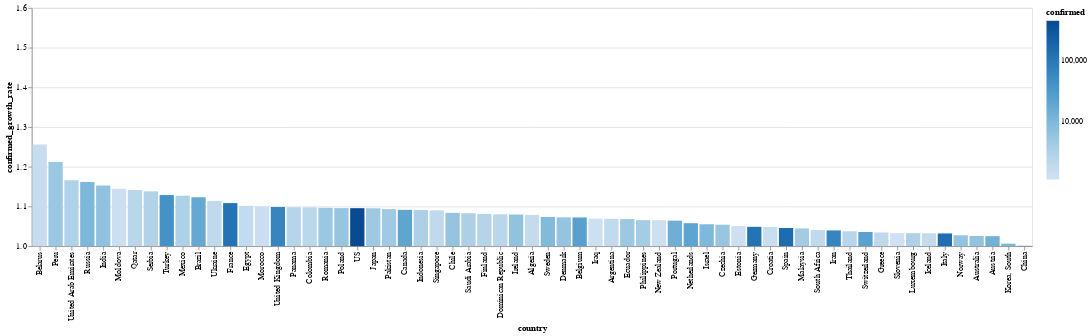

Source (notebook cell):
### Markdown cell above
# Tasa de contagios por país

El color corresponde con la cantidad de casos confirmados

### Code cell
today_df = global_df[
    (global_df.date == global_df.date.max()) & 
    (global_df.confirmed > 1000)
]


alt.Chart(today_df).mark_bar().encode(
    x=alt.X(
        'country', 
        sort=list(
            today_df.set_index('country')
                    .confirmed_growth_rate
                    .sort_values()
                    .index[::-1]
        )
    ),
    y=alt.X(
        'confirmed_growth_rate', 
        scale=alt.Scale(domain=[1, 1.6], clamp=True)
    ),
    color=alt.Color('confirmed', scale=alt.Scale(type='log')),
    tooltip=list(today_df.columns)
)

### Figure 1 — Vega-Lite specification as saved in the notebook (floating-point values rounded to 4 significant figures)
{"config": {"view": {"continuousWidth": 400, "continuousHeight": 300}}, "data": {"name": "data-bb96844bd695269b6cafb2dcbfd0e053"}, "mark": "bar", "encoding": {"color": {"type": "quantitative", "field": "confirmed", "scale": {"type": "log"}}, "tooltip": [{"type": "temporal", "field": "date"}, {"type": "nominal", "field": "country"}, {"type": "quantitative", "field": "confirmed"}, {"type": "quantitative", "field": "recovered"}, {"type": "quantitative", "field": "death"}, {"type": "quantitative", "field": "confirmed_growth_rate"}, {"type": "quantitative", "field": "death_growth_rate"}, {"type": "temporal", "field": "first_infaction_date"}, {"type": "quantitative", "field": "days_from_first_infection"}, {"type": "temporal", "field": "tenth_infaction_date"}, {"type": "quantitative", "field": "days_from_tenth_infection"}, {"type": "temporal", "field": "first_death_date"}, {"type": "quantitative", "field": "days_from_first_death"}, {"type": "temporal", "field": "tenth_death_date"}, {"type": "quantitative", "field": "days_from_tenth_death"}], "x": {"type": "nominal", "field": "country", "sort": ["Belarus", "Peru", "United Arab Emirates", "Russia", "India", "Moldova", "Qatar", "Serbia", "Turkey", "Mexico", "Brazil", "Ukraine", "France", "Egypt", "Morocco", "United Kingdom", "Panama", "Colombia", "Romania", "Poland", "US", "Japan", "Pakistan", "Canada", "Indonesia", "Singapore", "Chile", "Saudi Arabia", "Finland", "Dominican Republic", "Ireland", "Algeria", "Sweden", "Denmark", "Belgium", "Iraq", "Argentina", "Ecuador", "Philippines", "New Zealand", "Portugal", "Netherlands", "Israel", "Czechia", "Estonia", "Germany", "Croatia", "Spain", "Malaysia", "South Africa", "Iran", "Thailand", "Switzerland", "Greece", "Slovenia", "Luxembourg", "Iceland", "Italy", "Norway", "Australia", "Austria", "Korea, South", "China"]}, "y": {"type": "quantitative", "field": "confirmed_growth_rate", "scale": {"clamp": true, "domain": [1, 1.6]}}}, "$schema": "https://vega.github.io/schema/vega-lite/v4.8.1.json", "datasets": {"data-bb96844bd695269b6cafb2dcbfd0e053": [{"date": "2020-04-09T00:00:00", "country": "Algeria", "confirmed": 1666, "recovered": 347, "death": 235, "confirmed_growth_rate": 1.079, "death_growth_rate": 1.156, "first_infaction_date": "2020-02-25T00:00:00", "days_from_first_infection": 44, "tenth_infaction_date": "2020-03-04T00:00:00", "days_from_tenth_infection": 36.0, "first_death_date": "2020-03-12T00:00:00", "days_from_first_death": 28.0, "tenth_death_date": "2020-03-20T00:00:00", "days_from_tenth_death": 20.0}, {"date": "2020-04-09T00:00:00", "country": "Argentina", "confirmed": 1795, "recovered": 365, "death": 72, "confirmed_growth_rate": 1.069, "death_growth_rate": 1.105, "first_infaction_date": "2020-03-03T00:00:00", "days_from_first_infection": 37, "tenth_infaction_date": "2020-03-08T00:00:00", "days_from_tenth_infection": 32.0, "first_death_date": "2020-03-08T00:00:00", "days_from_first_death": 32.0, "tenth_death_date": "2020-03-22T00:00:00", "days_from_tenth_death": 18.0}, {"date": "2020-04-09T00:00:00", "country": "Australia", "confirmed": 6108, "recovered": 1472, "death": 51, "confirmed_growth_rate": 1.026, "death_growth_rate": 1.115, "first_infaction_date": "2020-01-26T00:00:00", "days_from_first_infection": 74, "tenth_infaction_date": "2020-02-01T00:00:00", "days_from_tenth_infection": 68.0, "first_death_date": "2020-03-01T00:00:00", "days_from_first_death": 39.0, "tenth_death_date": "2020-03-26T00:00:00", "days_from_tenth_death": 14.0}, {"date": "2020-04-09T00:00:00", "country": "Austria", "confirmed": 13244, "recovered": 5240, "death": 295, "confirmed_growth_rate": 1.025, "death_growth_rate": 1.093, "first_infaction_date": "2020-02-25T00:00:00", "days_from_first_infection": 44, "tenth_infaction_date": "2020-03-01T00:00:00", "days_from_tenth_infection": 39.0, "first_death_date": "2020-03-12T00:00:00", "days_from_first_death": 28.0, "tenth_death_date": "2020-03-22T00:00:00", "days_from_tenth_death": 18.0}, {"date": "2020-04-09T00:00:00", "country": "Belarus", "confirmed": 1486, "recovered": 139, "death": 16, "confirmed_growth_rate": 1.256, "death_growth_rate": 1.24, "first_infaction_date": "2020-02-28T00:00:00", "days_from_first_infection": 41, "tenth_infaction_date": "2020-03-12T00:00:00", "days_from_tenth_infection": 28.0, "first_death_date": "2020-03-31T00:00:00", "days_from_first_death": 9.0, "tenth_death_date": "2020-04-06T00:00:00", "days_from_tenth_death": 3.0}, {"date": "2020-04-09T00:00:00", "country": "Belgium", "confirmed": 24983, "recovered": 5164, "death": 2523, "confirmed_growth_rate": 1.072, "death_growth_rate": 1.14, "first_infaction_date": "2020-02-04T00:00:00", "days_from_first_infection": 65, "tenth_infaction_date": "2020-03-03T00:00:00", "days_from_tenth_infection": 37.0, "first_death_date": "2020-03-11T00:00:00", "days_from_first_death": 29.0, "tenth_death_date": "2020-03-18T00:00:00", "days_from_tenth_death": 22.0}, {"date": "2020-04-09T00:00:00", "country": "Brazil", "confirmed": 18092, "recovered": 173, "death": 950, "confirmed_growth_rate": 1.123, "death_growth_rate": 1.167, "first_infaction_date": "2020-02-26T00:00:00", "days_from_first_infection": 43, "tenth_infaction_date": "2020-03-06T00:00:00", "days_from_tenth_infection": 34.0, "first_death_date": "2020-03-17T00:00:00", "days_from_first_death": 23.0, "tenth_death_date": "2020-03-20T00:00:00", "days_from_tenth_death": 20.0}, {"date": "2020-04-09T00:00:00", "country": "Canada", "confirmed": 20654, "recovered": 5162, "death": 503, "confirmed_growth_rate": 1.091, "death_growth_rate": 1.204, "first_infaction_date": "2020-01-26T00:00:00", "days_from_first_infection": 74, "tenth_infaction_date": "2020-02-25T00:00:00", "days_from_tenth_infection": 44.0, "first_death_date": "2020-03-09T00:00:00", "days_from_first_death": 31.0, "tenth_death_date": "2020-03-20T00:00:00", "days_from_tenth_death": 20.0}, {"date": "2020-04-09T00:00:00", "country": "Chile", "confirmed": 5972, "recovered": 1274, "death": 57, "confirmed_growth_rate": 1.084, "death_growth_rate": 1.18, "first_infaction_date": "2020-03-03T00:00:00", "days_from_first_infection": 37, "tenth_infaction_date": "2020-03-10T00:00:00", "days_from_tenth_infection": 30.0, "first_death_date": "2020-03-22T00:00:00", "days_from_first_death": 18.0, "tenth_death_date": "2020-03-31T00:00:00", "days_from_tenth_death": 9.0}, {"date": "2020-04-09T00:00:00", "country": "China", "confirmed": 82883, "recovered": 77679, "death": 3339, "confirmed_growth_rate": 1.001, "death_growth_rate": 1.001, "first_infaction_date": "2020-01-22T00:00:00", "days_from_first_infection": 78, "tenth_infaction_date": "2020-01-22T00:00:00", "days_from_tenth_infection": 78.0, "first_death_date": "2020-01-22T00:00:00", "days_from_first_death": 78.0, "tenth_death_date": "2020-01-22T00:00:00", "days_from_tenth_death": 78.0}, {"date": "2020-04-09T00:00:00", "country": "Colombia", "confirmed": 2223, "recovered": 174, "death": 69, "confirmed_growth_rate": 1.098, "death_growth_rate": 1.207, "first_infaction_date": "2020-03-06T00:00:00", "days_from_first_infection": 34, "tenth_infaction_date": "2020-03-13T00:00:00", "days_from_tenth_infection": 27.0, "first_death_date": "2020-03-22T00:00:00", "days_from_first_death": 18.0, "tenth_death_date": "2020-03-30T00:00:00", "days_from_tenth_death": 10.0}, {"date": "2020-04-09T00:00:00", "country": "Croatia", "confirmed": 1407, "recovered": 219, "death": 20, "confirmed_growth_rate": 1.048, "death_growth_rate": 1.17, "first_infaction_date": "2020-02-25T00:00:00", "days_from_first_infection": 44, "tenth_infaction_date": "2020-03-06T00:00:00", "days_from_tenth_infection": 34.0, "first_death_date": "2020-03-19T00:00:00", "days_from_first_death": 21.0, "tenth_death_date": "2020-04-04T00:00:00", "days_from_tenth_death": 5.0}, {"date": "2020-04-09T00:00:00", "country": "Czechia", "confirmed": 5569, "recovered": 301, "death": 112, "confirmed_growth_rate": 1.054, "death_growth_rate": 1.143, "first_infaction_date": "2020-03-01T00:00:00", "days_from_first_infection": 39, "tenth_infaction_date": "2020-03-05T00:00:00", "days_from_tenth_infection": 35.0, "first_death_date": "2020-03-22T00:00:00", "days_from_first_death": 18.0, "tenth_death_date": "2020-03-28T00:00:00", "days_from_tenth_death": 12.0}, {"date": "2020-04-09T00:00:00", "country": "Denmark", "confirmed": 5830, "recovered": 1883, "death": 237, "confirmed_growth_rate": 1.073, "death_growth_rate": 1.099, "first_infaction_date": "2020-02-27T00:00:00", "days_from_first_infection": 42, "tenth_infaction_date": "2020-03-04T00:00:00", "days_from_tenth_infection": 36.0, "first_death_date": "2020-03-14T00:00:00", "days_from_first_death": 26.0, "tenth_death_date": "2020-03-21T00:00:00", "days_from_tenth_death": 19.0}, {"date": "2020-04-09T00:00:00", "country": "Dominican Republic", "confirmed": 2349, "recovered": 80, "death": 118, "confirmed_growth_rate": 1.08, "death_growth_rate": 1.103, "first_infaction_date": "2020-03-01T00:00:00", "days_from_first_infection": 39, "tenth_infaction_date": "2020-03-14T00:00:00", "days_from_tenth_infection": 26.0, "first_death_date": "2020-03-17T00:00:00", "days_from_first_death": 23.0, "tenth_death_date": "2020-03-27T00:00:00", "days_from_tenth_death": 13.0}, {"date": "2020-04-09T00:00:00", "country": "Ecuador", "confirmed": 4965, "recovered": 339, "death": 272, "confirmed_growth_rate": 1.068, "death_growth_rate": 1.128, "first_infaction_date": "2020-03-01T00:00:00", "days_from_first_infection": 39, "tenth_infaction_date": "2020-03-05T00:00:00", "days_from_tenth_infection": 35.0, "first_death_date": "2020-03-14T00:00:00", "days_from_first_death": 26.0, "tenth_death_date": "2020-03-22T00:00:00", "days_from_tenth_death": 18.0}, {"date": "2020-04-09T00:00:00", "country": "Egypt", "confirmed": 1699, "recovered": 348, "death": 118, "confirmed_growth_rate": 1.101, "death_growth_rate": 1.107, "first_infaction_date": "2020-02-14T00:00:00", "days_from_first_infection": 55, "tenth_infaction_date": "2020-03-06T00:00:00", "days_from_tenth_infection": 34.0, "first_death_date": "2020-03-08T00:00:00", "days_from_first_death": 32.0, "tenth_death_date": "2020-03-22T00:00:00", "days_from_tenth_death": 18.0}, {"date": "2020-04-09T00:00:00", "country": "Estonia", "confirmed": 1207, "recovered": 83, "death": 24, "confirmed_growth_rate": 1.051, "death_growth_rate": 1.12, "first_infaction_date": "2020-02-27T00:00:00", "days_from_first_infection": 42, "tenth_infaction_date": "2020-03-10T00:00:00", "days_from_tenth_infection": 30.0, "first_death_date": "2020-03-25T00:00:00", "days_from_first_death": 15.0, "tenth_death_date": "2020-04-02T00:00:00", "days_from_tenth_death": 7.0}, {"date": "2020-04-09T00:00:00", "country": "Finland", "confirmed": 2605, "recovered": 300, "death": 42, "confirmed_growth_rate": 1.081, "death_growth_rate": 1.125, "first_infaction_date": "2020-01-29T00:00:00", "days_from_first_infection": 71, "tenth_infaction_date": "2020-03-05T00:00:00", "days_from_tenth_infection": 35.0, "first_death_date": "2020-03-21T00:00:00", "days_from_first_death": 19.0, "tenth_death_date": "2020-03-29T00:00:00", "days_from_tenth_death": 11.0}, {"date": "2020-04-09T00:00:00", "country": "France", "confirmed": 118781, "recovered": 23413, "death": 12228, "confirmed_growth_rate": 1.108, "death_growth_rate": 1.125, "first_infaction_date": "2020-01-24T00:00:00", "days_from_first_infection": 76, "tenth_infaction_date": "2020-02-08T00:00:00", "days_from_tenth_infection": 61.0, "first_death_date": "2020-02-15T00:00:00", "days_from_first_death": 54.0, "tenth_death_date": "2020-03-07T00:00:00", "days_from_tenth_death": 33.0}, {"date": "2020-04-09T00:00:00", "country": "Germany", "confirmed": 118181, "recovered": 52407, "death": 2607, "confirmed_growth_rate": 1.049, "death_growth_rate": 1.13, "first_infaction_date": "2020-01-27T00:00:00", "days_from_first_infection": 73, "tenth_infaction_date": "2020-02-03T00:00:00", "days_from_tenth_infection": 66.0, "first_death_date": "2020-03-09T00:00:00", "days_from_first_death": 31.0, "tenth_death_date": "2020-03-15T00:00:00", "days_from_tenth_death": 25.0}, {"date": "2020-04-09T00:00:00", "country": "Greece", "confirmed": 1955, "recovered": 269, "death": 87, "confirmed_growth_rate": 1.034, "death_growth_rate": 1.075, "first_infaction_date": "2020-02-26T00:00:00", "days_from_first_infection": 43, "tenth_infaction_date": "2020-03-05T00:00:00", "days_from_tenth_infection": 35.0, "first_death_date": "2020-03-11T00:00:00", "days_from_first_death": 29.0, "tenth_death_date": "2020-03-21T00:00:00", "days_from_tenth_death": 19.0}, {"date": "2020-04-09T00:00:00", "country": "Iceland", "confirmed": 1648, "recovered": 688, "death": 6, "confirmed_growth_rate": 1.032, "death_growth_rate": 1.071, "first_infaction_date": "2020-02-28T00:00:00", "days_from_first_infection": 41, "tenth_infaction_date": "2020-03-03T00:00:00", "days_from_tenth_infection": 37.0, "first_death_date": "2020-03-15T00:00:00", "days_from_first_death": 25.0, "tenth_death_date": "", "days_from_tenth_death": null}, {"date": "2020-04-09T00:00:00", "country": "India", "confirmed": 6725, "recovered": 620, "death": 226, "confirmed_growth_rate": 1.153, "death_growth_rate": 1.183, "first_infaction_date": "2020-01-30T00:00:00", "days_from_first_infection": 70, "tenth_infaction_date": "2020-03-04T00:00:00", "days_from_tenth_infection": 36.0, "first_death_date": "2020-03-11T00:00:00", "days_from_first_death": 29.0, "tenth_death_date": "2020-03-25T00:00:00", "days_from_tenth_death": 15.0}, {"date": "2020-04-09T00:00:00", "country": "Indonesia", "confirmed": 3293, "recovered": 252, "death": 280, "confirmed_growth_rate": 1.091, "death_growth_rate": 1.075, "first_infaction_date": "2020-03-02T00:00:00", "days_from_first_infection": 38, "tenth_infaction_date": "2020-03-09T00:00:00", "days_from_tenth_infection": 31.0, "first_death_date": "2020-03-11T00:00:00", "days_from_first_death": 29.0, "tenth_death_date": "2020-03-18T00:00:00", "days_from_tenth_death": 22.0}, {"date": "2020-04-09T00:00:00", "country": "Iran", "confirmed": 66220, "recovered": 32309, "death": 4110, "confirmed_growth_rate": 1.04, "death_growth_rate": 1.038, "first_infaction_date": "2020-02-19T00:00:00", "days_from_first_infection": 50, "tenth_infaction_date": "2020-02-21T00:00:00", "days_from_tenth_infection": 48.0, "first_death_date": "2020-02-19T00:00:00", "days_from_first_death": 50.0, "tenth_death_date": "2020-02-24T00:00:00", "days_from_tenth_death": 45.0}, {"date": "2020-04-09T00:00:00", "country": "Iraq", "confirmed": 1232, "recovered": 496, "death": 69, "confirmed_growth_rate": 1.069, "death_growth_rate": 1.036, "first_infaction_date": "2020-02-24T00:00:00", "days_from_first_infection": 45, "tenth_infaction_date": "2020-02-29T00:00:00", "days_from_tenth_infection": 40.0, "first_death_date": "2020-03-04T00:00:00", "days_from_first_death": 36.0, "tenth_death_date": "2020-03-17T00:00:00", "days_from_tenth_death": 23.0}, {"date": "2020-04-09T00:00:00", "country": "Ireland", "confirmed": 6574, "recovered": 25, "death": 263, "confirmed_growth_rate": 1.08, "death_growth_rate": 1.152, "first_infaction_date": "2020-02-29T00:00:00", "days_from_first_infection": 40, "tenth_infaction_date": "2020-03-06T00:00:00", "days_from_tenth_infection": 34.0, "first_death_date": "2020-03-11T00:00:00", "days_from_first_death": 29.0, "tenth_death_date": "2020-03-26T00:00:00", "days_from_tenth_death": 14.0}, {"date": "2020-04-09T00:00:00", "country": "Israel", "confirmed": 9968, "recovered": 1011, "death": 86, "confirmed_growth_rate": 1.055, "death_growth_rate": 1.133, "first_infaction_date": "2020-02-21T00:00:00", "days_from_first_infection": 48, "tenth_infaction_date": "2020-03-03T00:00:00", "days_from_tenth_infection": 37.0, "first_death_date": "2020-03-21T00:00:00", "days_from_first_death": 19.0, "tenth_death_date": "2020-03-27T00:00:00", "days_from_tenth_death": 13.0}, {"date": "2020-04-09T00:00:00", "country": "Italy", "confirmed": 143626, "recovered": 28470, "death": 18279, "confirmed_growth_rate": 1.032, "death_growth_rate": 1.04, "first_infaction_date": "2020-01-31T00:00:00", "days_from_first_infection": 69, "tenth_infaction_date": "2020-02-21T00:00:00", "days_from_tenth_infection": 48.0, "first_death_date": "2020-02-21T00:00:00", "days_from_first_death": 48.0, "tenth_death_date": "2020-02-26T00:00:00", "days_from_tenth_death": 43.0}, {"date": "2020-04-09T00:00:00", "country": "Japan", "confirmed": 4667, "recovered": 632, "death": 94, "confirmed_growth_rate": 1.095, "death_growth_rate": 1.064, "first_infaction_date": "2020-01-22T00:00:00", "days_from_first_infection": 78, "tenth_infaction_date": "2020-01-30T00:00:00", "days_from_tenth_infection": 70.0, "first_death_date": "2020-02-13T00:00:00", "days_from_first_death": 56.0, "tenth_death_date": "2020-03-11T00:00:00", "days_from_tenth_death": 29.0}, {"date": "2020-04-09T00:00:00", "country": "Korea, South", "confirmed": 10423, "recovered": 6973, "death": 204, "confirmed_growth_rate": 1.006, "death_growth_rate": 1.027, "first_infaction_date": "2020-01-22T00:00:00", "days_from_first_infection": 78, "tenth_infaction_date": "2020-01-31T00:00:00", "days_from_tenth_infection": 69.0, "first_death_date": "2020-02-20T00:00:00", "days_from_first_death": 49.0, "tenth_death_date": "2020-02-26T00:00:00", "days_from_tenth_death": 43.0}, {"date": "2020-04-09T00:00:00", "country": "Luxembourg", "confirmed": 3115, "recovered": 500, "death": 52, "confirmed_growth_rate": 1.033, "death_growth_rate": 1.083, "first_infaction_date": "2020-02-29T00:00:00", "days_from_first_infection": 40, "tenth_infaction_date": "2020-03-12T00:00:00", "days_from_tenth_infection": 28.0, "first_death_date": "2020-03-14T00:00:00", "days_from_first_death": 26.0, "tenth_death_date": "2020-03-27T00:00:00", "days_from_tenth_death": 13.0}, {"date": "2020-04-09T00:00:00", "country": "Malaysia", "confirmed": 4228, "recovered": 1608, "death": 67, "confirmed_growth_rate": 1.045, "death_growth_rate": 1.043, "first_infaction_date": "2020-01-25T00:00:00", "days_from_first_infection": 75, "tenth_infaction_date": "2020-02-05T00:00:00", "days_from_tenth_infection": 64.0, "first_death_date": "2020-03-17T00:00:00", "days_from_first_death": 23.0, "tenth_death_date": "2020-03-23T00:00:00", "days_from_tenth_death": 17.0}, {"date": "2020-04-09T00:00:00", "country": "Mexico", "confirmed": 3181, "recovered": 633, "death": 174, "confirmed_growth_rate": 1.127, "death_growth_rate": 1.25, "first_infaction_date": "2020-02-28T00:00:00", "days_from_first_infection": 41, "tenth_infaction_date": "2020-03-12T00:00:00", "days_from_tenth_infection": 28.0, "first_death_date": "2020-03-19T00:00:00", "days_from_first_death": 21.0, "tenth_death_date": "2020-03-28T00:00:00", "days_from_tenth_death": 12.0}, {"date": "2020-04-09T00:00:00", "country": "Moldova", "confirmed": 1289, "recovered": 50, "death": 29, "confirmed_growth_rate": 1.145, "death_growth_rate": 1.258, "first_infaction_date": "2020-03-08T00:00:00", "days_from_first_infection": 32, "tenth_infaction_date": "2020-03-14T00:00:00", "days_from_tenth_infection": 26.0, "first_death_date": "2020-03-18T00:00:00", "days_from_first_death": 22.0, "tenth_death_date": "2020-04-04T00:00:00", "days_from_tenth_death": 5.0}, {"date": "2020-04-09T00:00:00", "country": "Morocco", "confirmed": 1374, "recovered": 109, "death": 97, "confirmed_growth_rate": 1.1, "death_growth_rate": 1.122, "first_infaction_date": "2020-03-02T00:00:00", "days_from_first_infection": 38, "tenth_infaction_date": "2020-03-14T00:00:00", "days_from_tenth_infection": 26.0, "first_death_date": "2020-03-10T00:00:00", "days_from_first_death": 30.0, "tenth_death_date": "2020-03-26T00:00:00", "days_from_tenth_death": 14.0}, {"date": "2020-04-09T00:00:00", "country": "Netherlands", "confirmed": 21903, "recovered": 278, "death": 2403, "confirmed_growth_rate": 1.058, "death_growth_rate": 1.087, "first_infaction_date": "2020-02-27T00:00:00", "days_from_first_infection": 42, "tenth_infaction_date": "2020-03-02T00:00:00", "days_from_tenth_infection": 38.0, "first_death_date": "2020-03-06T00:00:00", "days_from_first_death": 34.0, "tenth_death_date": "2020-03-14T00:00:00", "days_from_tenth_death": 26.0}, {"date": "2020-04-09T00:00:00", "country": "New Zealand", "confirmed": 1239, "recovered": 317, "death": 1, "confirmed_growth_rate": 1.065, "death_growth_rate": 1.0, "first_infaction_date": "2020-02-28T00:00:00", "days_from_first_infection": 41, "tenth_infaction_date": "2020-03-17T00:00:00", "days_from_tenth_infection": 23.0, "first_death_date": "2020-03-29T00:00:00", "days_from_first_death": 11.0, "tenth_death_date": "", "days_from_tenth_death": null}, {"date": "2020-04-09T00:00:00", "country": "Norway", "confirmed": 6211, "recovered": 32, "death": 108, "confirmed_growth_rate": 1.027, "death_growth_rate": 1.117, "first_infaction_date": "2020-02-26T00:00:00", "days_from_first_infection": 43, "tenth_infaction_date": "2020-02-29T00:00:00", "days_from_tenth_infection": 40.0, "first_death_date": "2020-03-14T00:00:00", "days_from_first_death": 26.0, "tenth_death_date": "2020-03-24T00:00:00", "days_from_tenth_death": 16.0}, {"date": "2020-04-09T00:00:00", "country": "Pakistan", "confirmed": 4489, "recovered": 572, "death": 65, "confirmed_growth_rate": 1.093, "death_growth_rate": 1.098, "first_infaction_date": "2020-02-26T00:00:00", "days_from_first_infection": 43, "tenth_infaction_date": "2020-03-10T00:00:00", "days_from_tenth_infection": 30.0, "first_death_date": "2020-03-19T00:00:00", "days_from_first_death": 21.0, "tenth_death_date": "2020-03-27T00:00:00", "days_from_tenth_death": 13.0}, {"date": "2020-04-09T00:00:00", "country": "Panama", "confirmed": 2528, "recovered": 16, "death": 63, "confirmed_growth_rate": 1.098, "death_growth_rate": 1.103, "first_infaction_date": "2020-03-10T00:00:00", "days_from_first_infection": 30, "tenth_infaction_date": "2020-03-12T00:00:00", "days_from_tenth_infection": 28.0, "first_death_date": "2020-03-11T00:00:00", "days_from_first_death": 29.0, "tenth_death_date": "2020-03-28T00:00:00", "days_from_tenth_death": 12.0}, {"date": "2020-04-09T00:00:00", "country": "Peru", "confirmed": 5256, "recovered": 1438, "death": 138, "confirmed_growth_rate": 1.212, "death_growth_rate": 1.141, "first_infaction_date": "2020-03-06T00:00:00", "days_from_first_infection": 34, "tenth_infaction_date": "2020-03-10T00:00:00", "days_from_tenth_infection": 30.0, "first_death_date": "2020-03-20T00:00:00", "days_from_first_death": 20.0, "tenth_death_date": "2020-03-27T00:00:00", "days_from_tenth_death": 13.0}, {"date": "2020-04-09T00:00:00", "country": "Philippines", "confirmed": 4076, "recovered": 124, "death": 203, "confirmed_growth_rate": 1.065, "death_growth_rate": 1.098, "first_infaction_date": "2020-01-30T00:00:00", "days_from_first_infection": 70, "tenth_infaction_date": "2020-03-09T00:00:00", "days_from_tenth_infection": 31.0, "first_death_date": "2020-02-02T00:00:00", "days_from_first_death": 67.0, "tenth_death_date": "2020-03-15T00:00:00", "days_from_tenth_death": 25.0}, {"date": "2020-04-09T00:00:00", "country": "Poland", "confirmed": 5575, "recovered": 284, "death": 174, "confirmed_growth_rate": 1.096, "death_growth_rate": 1.174, "first_infaction_date": "2020-03-04T00:00:00", "days_from_first_infection": 36, "tenth_infaction_date": "2020-03-08T00:00:00", "days_from_tenth_infection": 32.0, "first_death_date": "2020-03-12T00:00:00", "days_from_first_death": 28.0, "tenth_death_date": "2020-03-25T00:00:00", "days_from_tenth_death": 15.0}, {"date": "2020-04-09T00:00:00", "country": "Portugal", "confirmed": 13956, "recovered": 205, "death": 409, "confirmed_growth_rate": 1.064, "death_growth_rate": 1.101, "first_infaction_date": "2020-03-02T00:00:00", "days_from_first_infection": 38, "tenth_infaction_date": "2020-03-06T00:00:00", "days_from_tenth_infection": 34.0, "first_death_date": "2020-03-17T00:00:00", "days_from_first_death": 23.0, "tenth_death_date": "2020-03-21T00:00:00", "days_from_tenth_death": 19.0}, {"date": "2020-04-09T00:00:00", "country": "Qatar", "confirmed": 2376, "recovered": 206, "death": 6, "confirmed_growth_rate": 1.141, "death_growth_rate": 1.119, "first_infaction_date": "2020-02-29T00:00:00", "days_from_first_infection": 40, "tenth_infaction_date": "2020-03-08T00:00:00", "days_from_tenth_infection": 32.0, "first_death_date": "2020-03-28T00:00:00", "days_from_first_death": 12.0, "tenth_death_date": "", "days_from_tenth_death": null}, {"date": "2020-04-09T00:00:00", "country": "Romania", "confirmed": 5202, "recovered": 647, "death": 248, "confirmed_growth_rate": 1.097, "death_growth_rate": 1.117, "first_infaction_date": "2020-02-26T00:00:00", "days_from_first_infection": 43, "tenth_infaction_date": "2020-03-08T00:00:00", "days_from_tenth_infection": 32.0, "first_death_date": "2020-03-22T00:00:00", "days_from_first_death": 18.0, "tenth_death_date": "2020-03-24T00:00:00", "days_from_tenth_death": 16.0}, {"date": "2020-04-09T00:00:00", "country": "Russia", "confirmed": 10131, "recovered": 698, "death": 76, "confirmed_growth_rate": 1.162, "death_growth_rate": 1.145, "first_infaction_date": "2020-01-31T00:00:00", "days_from_first_infection": 69, "tenth_infaction_date": "2020-03-06T00:00:00", "days_from_tenth_infection": 34.0, "first_death_date": "2020-03-19T00:00:00", "days_from_first_death": 21.0, "tenth_death_date": "2020-03-31T00:00:00", "days_from_tenth_death": 9.0}, {"date": "2020-04-09T00:00:00", "country": "Saudi Arabia", "confirmed": 3287, "recovered": 666, "death": 44, "confirmed_growth_rate": 1.083, "death_growth_rate": 1.113, "first_infaction_date": "2020-03-02T00:00:00", "days_from_first_infection": 38, "tenth_infaction_date": "2020-03-08T00:00:00", "days_from_tenth_infection": 32.0, "first_death_date": "2020-03-24T00:00:00", "days_from_first_death": 16.0, "tenth_death_date": "2020-04-01T00:00:00", "days_from_tenth_death": 8.0}, {"date": "2020-04-09T00:00:00", "country": "Serbia", "confirmed": 2867, "recovered": 0, "death": 66, "confirmed_growth_rate": 1.138, "death_growth_rate": 1.116, "first_infaction_date": "2020-03-06T00:00:00", "days_from_first_infection": 34, "tenth_infaction_date": "2020-03-11T00:00:00", "days_from_tenth_infection": 29.0, "first_death_date": "2020-03-20T00:00:00", "days_from_first_death": 20.0, "tenth_death_date": "2020-03-29T00:00:00", "days_from_tenth_death": 11.0}, {"date": "2020-04-09T00:00:00", "country": "Singapore", "confirmed": 1910, "recovered": 460, "death": 6, "confirmed_growth_rate": 1.09, "death_growth_rate": 1.064, "first_infaction_date": "2020-01-23T00:00:00", "days_from_first_infection": 77, "tenth_infaction_date": "2020-01-31T00:00:00", "days_from_tenth_infection": 69.0, "first_death_date": "2020-03-21T00:00:00", "days_from_first_death": 19.0, "tenth_death_date": "", "days_from_tenth_death": null}, {"date": "2020-04-09T00:00:00", "country": "Slovenia", "confirmed": 1124, "recovered": 128, "death": 43, "confirmed_growth_rate": 1.033, "death_growth_rate": 1.144, "first_infaction_date": "2020-03-05T00:00:00", "days_from_first_infection": 35, "tenth_infaction_date": "2020-03-08T00:00:00", "days_from_tenth_infection": 32.0, "first_death_date": "2020-03-14T00:00:00", "days_from_first_death": 26.0, "tenth_death_date": "2020-03-29T00:00:00", "days_from_tenth_death": 11.0}, {"date": "2020-04-09T00:00:00", "country": "South Africa", "confirmed": 1934, "recovered": 95, "death": 18, "confirmed_growth_rate": 1.041, "death_growth_rate": 1.197, "first_infaction_date": "2020-03-05T00:00:00", "days_from_first_infection": 35, "tenth_infaction_date": "2020-03-11T00:00:00", "days_from_tenth_infection": 29.0, "first_death_date": "2020-03-27T00:00:00", "days_from_first_death": 13.0, "tenth_death_date": "2020-04-05T00:00:00", "days_from_tenth_death": 4.0}, {"date": "2020-04-09T00:00:00", "country": "Spain", "confirmed": 153222, "recovered": 52165, "death": 15447, "confirmed_growth_rate": 1.046, "death_growth_rate": 1.059, "first_infaction_date": "2020-02-01T00:00:00", "days_from_first_infection": 68, "tenth_infaction_date": "2020-02-26T00:00:00", "days_from_tenth_infection": 43.0, "first_death_date": "2020-03-03T00:00:00", "days_from_first_death": 37.0, "tenth_death_date": "2020-03-08T00:00:00", "days_from_tenth_death": 32.0}, {"date": "2020-04-09T00:00:00", "country": "Sweden", "confirmed": 9141, "recovered": 205, "death": 793, "confirmed_growth_rate": 1.074, "death_growth_rate": 1.146, "first_infaction_date": "2020-01-31T00:00:00", "days_from_first_infection": 69, "tenth_infaction_date": "2020-02-29T00:00:00", "days_from_tenth_infection": 40.0, "first_death_date": "2020-03-11T00:00:00", "days_from_first_death": 29.0, "tenth_death_date": "2020-03-19T00:00:00", "days_from_tenth_death": 21.0}, {"date": "2020-04-09T00:00:00", "country": "Switzerland", "confirmed": 24051, "recovered": 10600, "death": 948, "confirmed_growth_rate": 1.036, "death_growth_rate": 1.085, "first_infaction_date": "2020-02-25T00:00:00", "days_from_first_infection": 44, "tenth_infaction_date": "2020-02-29T00:00:00", "days_from_tenth_infection": 40.0, "first_death_date": "2020-03-05T00:00:00", "days_from_first_death": 35.0, "tenth_death_date": "2020-03-13T00:00:00", "days_from_tenth_death": 27.0}, {"date": "2020-04-09T00:00:00", "country": "Thailand", "confirmed": 2423, "recovered": 940, "death": 32, "confirmed_growth_rate": 1.037, "death_growth_rate": 1.117, "first_infaction_date": "2020-01-22T00:00:00", "days_from_first_infection": 78, "tenth_infaction_date": "2020-01-28T00:00:00", "days_from_tenth_infection": 72.0, "first_death_date": "2020-03-01T00:00:00", "days_from_first_death": 39.0, "tenth_death_date": "2020-04-01T00:00:00", "days_from_tenth_death": 8.0}, {"date": "2020-04-09T00:00:00", "country": "Turkey", "confirmed": 42282, "recovered": 2142, "death": 908, "confirmed_growth_rate": 1.129, "death_growth_rate": 1.143, "first_infaction_date": "2020-03-11T00:00:00", "days_from_first_infection": 29, "tenth_infaction_date": "2020-03-16T00:00:00", "days_from_tenth_infection": 24.0, "first_death_date": "2020-03-17T00:00:00", "days_from_first_death": 23.0, "tenth_death_date": "2020-03-22T00:00:00", "days_from_tenth_death": 18.0}, {"date": "2020-04-09T00:00:00", "country": "US", "confirmed": 461437, "recovered": 25410, "death": 16478, "confirmed_growth_rate": 1.096, "death_growth_rate": 1.158, "first_infaction_date": "2020-01-22T00:00:00", "days_from_first_infection": 78, "tenth_infaction_date": "2020-02-03T00:00:00", "days_from_tenth_infection": 66.0, "first_death_date": "2020-02-29T00:00:00", "days_from_first_death": 40.0, "tenth_death_date": "2020-03-04T00:00:00", "days_from_tenth_death": 36.0}, {"date": "2020-04-09T00:00:00", "country": "Ukraine", "confirmed": 1892, "recovered": 45, "death": 57, "confirmed_growth_rate": 1.114, "death_growth_rate": 1.147, "first_infaction_date": "2020-03-03T00:00:00", "days_from_first_infection": 37, "tenth_infaction_date": "2020-03-17T00:00:00", "days_from_tenth_infection": 23.0, "first_death_date": "2020-03-13T00:00:00", "days_from_first_death": 27.0, "tenth_death_date": "2020-03-30T00:00:00", "days_from_tenth_death": 10.0}, {"date": "2020-04-09T00:00:00", "country": "United Arab Emirates", "confirmed": 2990, "recovered": 268, "death": 14, "confirmed_growth_rate": 1.166, "death_growth_rate": 1.085, "first_infaction_date": "2020-01-29T00:00:00", "days_from_first_infection": 71, "tenth_infaction_date": "2020-02-22T00:00:00", "days_from_tenth_infection": 47.0, "first_death_date": "2020-03-20T00:00:00", "days_from_first_death": 20.0, "tenth_death_date": "2020-04-06T00:00:00", "days_from_tenth_death": 3.0}, {"date": "2020-04-09T00:00:00", "country": "United Kingdom", "confirmed": 65872, "recovered": 359, "death": 7993, "confirmed_growth_rate": 1.099, "death_growth_rate": 1.155, "first_infaction_date": "2020-01-31T00:00:00", "days_from_first_infection": 69, "tenth_infaction_date": "2020-02-24T00:00:00", "days_from_tenth_infection": 45.0, "first_death_date": "2020-03-05T00:00:00", "days_from_first_death": 35.0, "tenth_death_date": "2020-03-14T00:00:00", "days_from_tenth_death": 26.0}]}}
